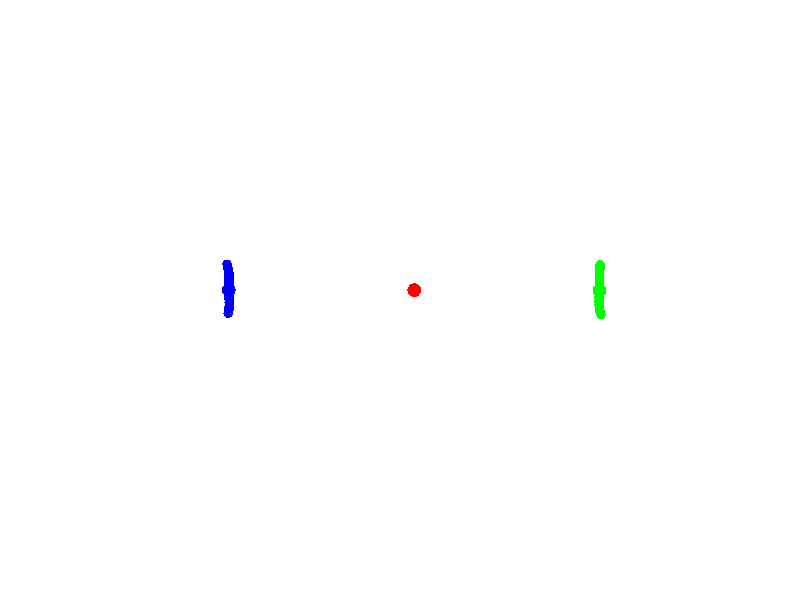

MATLAB code to generate this figure: (Note: this script raises an error after producing the figure.)
%
%  
%
% Copyright (c) 2013 Junjie Cao
clc;clear all;close all;
addpath(genpath('../../'));
DEBUG = 1;

%% input
v1 = [0.237177, 0.192375, 0.512662
0.236715, 0.193593, 0.529592
0.236246, 0.195137, 0.546493
0.235821, 0.196803, 0.563384
0.235499, 0.198536, 0.580271
0.2353, 0.200306, 0.597155
0.23519, 0.202081, 0.614041
0.235121, 0.20385, 0.630928
0.235074, 0.205606, 0.647815
0.235048, 0.207346, 0.664704
0.235041, 0.209065, 0.681596
0.235035, 0.210761, 0.698489
0.235034, 0.212436, 0.715386
0.235042, 0.214084, 0.732284
0.235048, 0.215718, 0.749184
0.235048, 0.217355, 0.766083
0.235045, 0.219002, 0.782982
0.235042, 0.220672, 0.799878
0.235048, 0.222379, 0.81677
0.23509, 0.224157, 0.833656
0.235161, 0.225986, 0.850536
0.235233, 0.227832, 0.867413
0.235299, 0.229682, 0.884291
0.235353, 0.231523, 0.901169
0.235397, 0.233334, 0.91805
0.235424, 0.235104, 0.934938
0.235439, 0.236857, 0.951827
0.235452, 0.238609, 0.968715
0.235464, 0.24036, 0.985603
0.235476, 0.242114, 1.00249
0.235488, 0.243871, 1.01938
0.235507, 0.245639, 1.03626
0.23555, 0.24741, 1.05315
0.235608, 0.249179, 1.07003
0.23572, 0.250929, 1.08692
0.235925, 0.252854, 1.10379
0.23614, 0.254803, 1.12066];

v2 = [-0.229895, 0.194241, 0.51736
-0.229454, 0.195681, 0.534269
-0.229211, 0.197126, 0.551183
-0.229009, 0.198557, 0.568099
-0.228834, 0.200013, 0.585013
-0.228684, 0.20148, 0.601926
-0.228552, 0.202958, 0.618837
-0.228456, 0.204471, 0.635746
-0.228404, 0.20604, 0.65265
-0.228405, 0.207657, 0.669551
-0.228448, 0.209311, 0.686446
-0.228522, 0.211007, 0.703338
-0.228616, 0.212761, 0.720224
-0.228709, 0.214544, 0.737107
-0.228787, 0.21633, 0.75399
-0.228836, 0.218104, 0.770874
-0.228851, 0.219846, 0.78776
-0.228854, 0.221549, 0.804652
-0.228869, 0.223206, 0.821548
-0.228909, 0.224802, 0.83845
-0.22895, 0.226376, 0.855354
-0.228986, 0.227963, 0.872257
-0.229009, 0.229574, 0.889157
-0.229014, 0.231217, 0.906053
-0.228996, 0.232891, 0.922948
-0.228961, 0.234602, 0.939839
-0.228923, 0.236352, 0.956726
-0.228893, 0.238126, 0.973609
-0.228878, 0.239913, 0.990491
-0.228883, 0.241695, 1.00738
-0.228933, 0.243476, 1.02426
-0.229081, 0.245298, 1.04114
-0.229386, 0.247212, 1.058
-0.229772, 0.249187, 1.07486
-0.23022, 0.251223, 1.09171
-0.230766, 0.253349, 1.10854
-0.231348, 0.255594, 1.12536];
c1 = mean(v1);
c2 = mean(v2);
c = 0.5*(c1+c2);
figure('Name','input'); set(gcf,'color','white');hold on;
scatter3(v1(:,1),v1(:,2), v1(:,3),50,'g','filled');
scatter3(c1(:,1),c1(:,2), c1(:,3),100,'g','filled');
scatter3(v2(:,1),v2(:,2), v2(:,3),50,'b','filled');
scatter3(c2(:,1),c2(:,2), c2(:,3),100,'b','filled');
scatter3(c(:,1),c(:,2), c(:,3),100,'r','filled');
axis off; axis equal; mouse3d;

%% rotate verts2 around center Axis 
center = [0.00318914,0.223123,0.819125];
direction =[-0.0020372,0.10127,0.994856];
angle = 3.14159;

figure('Name','c++'); set(gcf,'color','white');hold on;
scatter3(v1(:,1),v1(:,2), v1(:,3),50,'g','filled');
scatter3(c1(:,1),c1(:,2), c1(:,3),100,'g','filled');
scatter3(v2(:,1),v2(:,2), v2(:,3),50,'b','filled');
scatter3(c2(:,1),c2(:,2), c2(:,3),100,'b','filled');
scatter3(center(:,1),center(:,2), center(:,3),100,'r','filled');
axis off; axis equal; mouse3d;

%%
line = [center direction];
rot = createRotation3dLineAngle(line, angle);
[axisR angle2] = rotation3dAxisAndAngle(rot);
angle2

newvertices = transformPoint3d(v2,rot);
distance_between(v1, newvertices)

scatter3(newvertices(:,1),newvertices(:,2), newvertices(:,3),50,'r','filled');